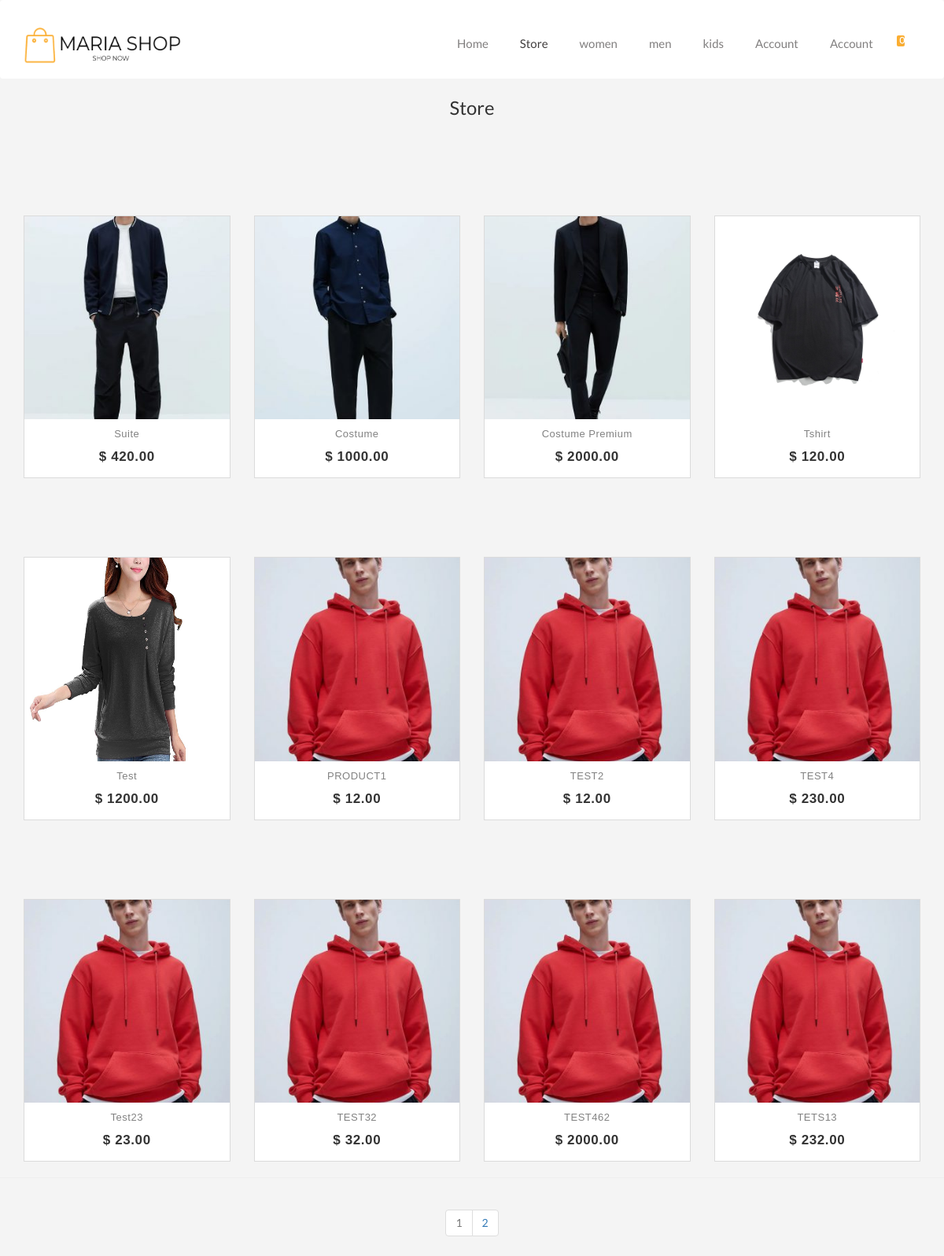
The page /views/store.php?store=true&page=1 on the database its author committed.
### tables this page shows
CREATE TABLE `category` (
  `idC` int(11) NOT NULL,
  `nameCategory` varchar(255) NOT NULL
);

CREATE TABLE `product` (
  `idP` int(11) NOT NULL,
  `nameProduct` varchar(255) NOT NULL,
  `Price` varchar(255) NOT NULL,
  `Qte` varchar(255) NOT NULL,
  `Image` varchar(255) NOT NULL,
  `Image2` varchar(255) NOT NULL,
  `description` varchar(255) NOT NULL,
  `idC` int(11) NOT NULL
);

### app/database/db.php (called while the page is built, shortened)
<?php
class CRUD extends DB
{
    public function selectAll($table, $condition = [])
    {
        $conn = $this->connect();
        $sql = "SELECT * FROM $table";
        if (empty($condition)) {
            $stmt = $conn->prepare($sql);
            $stmt->execute();
            $records = $stmt->get_result()->fetch_all(MYSQLI_ASSOC);
            return $records;
        }
    }
}
class Paginator extends DB
{
    public function showingAllItems($table, $start, $perPage)
    {
        $conn = $this->connect();
        $select_data = "SELECT * from $table LIMIT $start, $perPage";
        $query = mysqli_query($conn, $select_data);
        $result = mysqli_fetch_all($query, MYSQLI_ASSOC);
        return $result;
    }
    public function AllButtonPagination($table)
    {
        $conn = $this->connect();
        $select_all = "SELECT * from $table";
        $query_all = mysqli_query($conn, $select_all);
        $row = mysqli_num_rows($query_all);
        return $row;
    }
}

### app/controllers/category.php (called while the page is built, shortened)
<?php
$crud = new CRUD();
$table = 'category';
$data = $crud->selectAll($table);
$navbar_categories = $crud->selectAll('category');
$pagination = new Paginator();
if (isset($_GET['page'])) {
    $page = $_GET['page'];
} else {
    $page = 1;
}
$perPage = 12;
$start = ($perPage * $page) - $perPage;
if(isset($_GET['store']))
{
    $allProductShow = $pagination->showingAllItems('product', $start, $perPage);
    $rows = $pagination->AllButtonPagination('product');
    $pageStore = ceil($rows / $perPage);
}

### views/store.php (the view, shortened to what this page needs)
<?php
include('../app/database/db.php');
include('../app/controllers/category.php');
include('../app/controllers/cart.php');
?>
<!DOCTYPE html>
<html lang="en">
<head>
  <link rel="stylesheet" href="https://cdnjs.cloudflare.com/ajax/libs/OwlCarousel2/2.3.4/assets/owl.carousel.min.css">
  <link rel="stylesheet" href="https://cdnjs.cloudflare.com/ajax/libs/OwlCarousel2/2.3.4/assets/owl.theme.default.css">
  <link rel="stylesheet" href="https://cdnjs.cloudflare.com/ajax/libs/twitter-bootstrap/3.3.7/css/bootstrap.min.css">
  <link rel="stylesheet" href="../assets/css/Store.css">
</head>
<body>
  <nav class="navbar navbar-default">
    <div class="container">
      <div class="navbar-header">
        <a class="navbar-brand" href="#">
          <img src="../assets/img/your-logo__7_-removebg-preview.png" width="200px" height="46px" alt="">
        </a>
      </div>
      <div id="navbar" class="collapse navbar-collapse">
        <ul class="nav navbar-nav navbar-right">
          <li><a href="index.php">Home</a></li>
          <li><a class="active"  href="#">Store</a></li>
          <?php foreach ($navbar_categories as $category) : ?>
            <li><a href="category_page.php?categoryId=<?php echo $category['idC'] ?>&page=1"><?php echo $category['nameCategory'] ?></a></li>
          <?php endforeach; ?>
          <li><a href="login-reg.php">Account</a></li>
          <?php if(isset($_SESSION['idU'])): ?>
            <li><a href="myaccount.php">My Account</a></li>
          <?php else: ?>
            <li><a href="login-reg.php">Account</a></li>
          <?php endif; ?>          <?php if(isset($_SESSION['idU'])) :?>
          <li><a href="cart2.php">
              <div class="cart-nav nav-item-link">
                <span class="fa-shopping-cart"></span>
                <span class="nav-cart-items"><?php echo $countCart ?></span>
              </div>
            </a></li>
          <?php else: ?>
          <li><a href="cart2.php">
              <div class="cart-nav nav-item-link">
                <span class="nav-cart-items">0</span>
              </div>
            </a></li>
          <?php endif; ?>
        </ul>
      </div>
    </div>
  </nav>
  <div class="container">
    <div class="row" style="margin-top: 100px;">
    <h3 class="h3">Store</h3>
    <?php foreach($allProductShow as $product): ?>
        <div class="col-md-3 col-sm-6">
            <div class="product-grid">
                <div class="product-image">
                    <a href="#">
                    </a>
                </div>
                <div class="product-content">
                    <h3 class="title"><a href="singleProduct.php?singleIdP=<?php echo $product['idP'] ?>"><?php echo $product['nameProduct'] ?></a></h3>
                    <div class="price">$ <?php echo $product['Price'] ?>.00
                    </div>
                    <?php
                                                            $nameC = $crud->selectOne('category', ['idC' => $product['idC']]);?>
                    <a class="add-to-cart" href="category_page.php?categoryId=<?php echo $product['idC'] ?>&page=1"><?php echo $nameC['nameCategory'] ?></a>
                </div>
            </div>
        </div>
          <?php endforeach; ?>
    </div>
</div>
<hr>
<div class="container" style="display:flex;justify-content:center;">
        <nav aria-label="Page navigation example">
            <ul class="pagination">
                <?php for ($i = 1; $i <= $pageStore; $i++) : ?>
                    <?php if ($i == $_GET['page']) : ?>
                        <li class="page-item disabled"><a class="page-link" href="store.php?store=true&page=<?php echo $i ?>"><?php echo $i ?></a></li>
                    <?php else : ?>
                        <li class="page-item "><a class="page-link" href="store.php?store=true&page=<?php echo $i ?>"><?php echo $i ?></a></li>
                    <?php endif; ?>
                <?php endfor; ?>
            </ul>
        </nav>
    </div>

### assets/css/Store.css (style rules this page uses)
body { padding: 0; margin-top: 0; box-sizing: border-box; font-family: 'Lato', sans-serif; background-color: #f4f4f4; }
.navbar { height: 100px; background-color: rgb(255, 255, 255); border: none; color: white; z-index: 100; position: absolute; left: 0; right: 0; }
.navbar-default .navbar-brand { margin-top: 20px; }
.navbar-default .navbar-nav>li>a { color: #817f7f; margin: 10px 5px 5px 5px; margin-top: 30px; font-size: 15px; }
.navbar-default .navbar-nav .active { color: #413e3e; }
.cart-nav { font-family: FontAwesome; font-style: normal; font-weight: normal; }
.nav-cart-items { background: #FBAE32; border-radius: 2px; color: #ffffff; display: inline-block; font-size: 10px; height: 14px; line-height: 13px; margin-left: -10px; margin-bottom: 5px; min-width: 10px; padding-left: 4px; pointer-events: none; vertical-align: top; top: 15px; text-shadow: 0 1px rgba(45, 60, 72, 0.1); }
h3.h3 { text-align: center; margin: 1em; text-transform: capitalize; font-size: 1.7em; }
.product-grid { font-family: Raleway, sans-serif; text-align: center; padding: 0 0 72px; border: 1px solid rgba(0, 0, 0, .1); overflow: hidden; position: relative; z-index: 1; margin-top:100px; }
.product-grid .product-image { position: relative; transition: all .3s ease 0s }
.product-grid .product-image a { display: block }
.product-grid .product-content { background-color: #fff; text-align: center; padding: 12px 0; margin: 0 auto; position: absolute; left: 0; right: 0; bottom: -27px; z-index: 1; transition: all .3s }
.product-grid .title { font-size: 13px; font-weight: 400; letter-spacing: .5px; text-transform: capitalize; margin: 0 0 10px; transition: all .3s ease 0s }
.product-grid .title a { color: #828282 }
.product-grid .price { color: #333; font-size: 17px; font-family: Montserrat, sans-serif; font-weight: 700; letter-spacing: .6px; margin-bottom: 8px; text-align: center; transition: all .3s }
.product-grid .add-to-cart { color: #000; font-size: 13px; font-weight: 600 }

### rows shown on the page
category: nameCategory "women"
category: nameCategory "men"
category: nameCategory "kids"
product: nameProduct "Suite", Price "420"
product: nameProduct "Costume", Price "1000"
product: nameProduct "Costume Premium", Price "2000"
product: nameProduct "Tshirt", Price "120"
product: nameProduct "Test", Price "1200"
product: nameProduct "PRODUCT1", Price "12"
product: nameProduct "TEST2", Price "12"
product: nameProduct "TEST4", Price "230"
product: nameProduct "Test23", Price "23"
product: nameProduct "TEST32", Price "32"
product: nameProduct "TEST462", Price "2000"
product: nameProduct "TETS13", Price "232"
